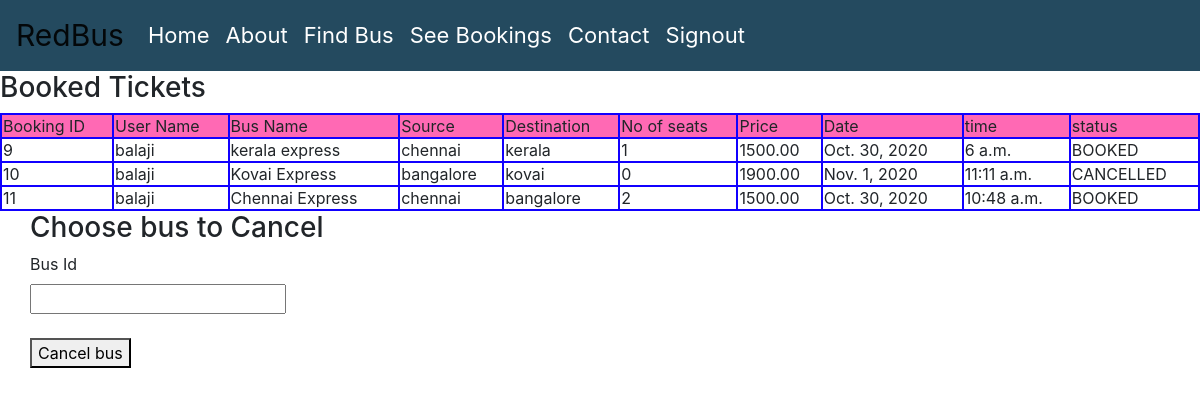
/seebookings (signed in), run on the app's committed database.
### redbus/models.py (models this page shows, shortened)
class Book(models.Model):
         BOOKED='B'
         CANCELLED='C'
         TICKET_STATUSES=((BOOKED,'Booked'),
                         (CANCELLED,'Cancelled'))
         email=models.EmailField()
         name=models.CharField(max_length=30)
         userid=models.DecimalField(decimal_places=0, max_digits=2)
         busid=models.DecimalField(decimal_places=0, max_digits=2)
         bus_name=models.CharField(max_length=30)
         source=models.CharField(max_length=30)
         dest=models.CharField(max_length=30)
         nos=models.DecimalField(decimal_places=0, max_digits=2)
         price=models.DecimalField(decimal_places=2, max_digits=6)
         date=models.DateField()
         time=models.TimeField()
         status=models.CharField(choices=TICKET_STATUSES,default=BOOKED, max_length=2)

### redbus/views.py (the view)
# urls.py: path('seebookings',views.seebookings,name='seebookings'),
@login_required(login_url='signin')
def seebookings(request,new={}):
         context={}
         id_r=request.user.id
         book_list=Book.objects.filter(userid=id_r)
         if book_list:
                  return render(request,'myapp/booklist.html',locals())
         else:
                  context["error"]="Sorry no bus booked"
                  return render(request,'myapp/findbus.html',context)

### redbus/templates/myapp/booklist.html (shortened to what this page needs)
{% extends 'myapp/base.html' %}
{% block content %}
<head>
</head>
<h3>Booked Tickets</h3>
<table>
    <thead>
        <td>Booking ID</td>
        <td>User Name</td>
        <td>Bus Name</td>
        <td>Source</td>
        <td>Destination</td>
        <td>No of seats</td>
        <td>Price</td>
        <td>Date</td>
        <td>time</td>
        <td>status</td>
    </thead>
    {% for row in book_list%}
    <tr>
        <td>{{row.id}}</td>
        <td>{{row.name}}</td>
        <td>{{row.bus_name}}</td>
        <td>{{row.source}}</td>
        <td>{{row.dest}}</td>
        <td>{{row.nos}}</td>
        <td>{{row.price}}</td>
        <td>{{row.date}}</td>
        <td>{{row.time}}</td>
        <td>{{row.status}}</td>
    </tr>
    {% endfor %}
</table>
<form method="POST" action="{% url 'cancellings' %}">
    <h3>Choose bus to Cancel</h3>
    <label for="">Bus Id</label>
    <div>
        <input type="number" name="bus_id" >
    </div>
    <br>
    <button type="submit">Cancel bus</button>
</form>
{% endblock %}

### redbus/templates/myapp/base.html (shortened to what this page needs)
<html>
    <head>
        <link rel="stylesheet" href="https://cdn.jsdelivr.net/npm/bootstrap@4.5.3/dist/css/bootstrap.min.css">
    </head>
    <body>
        <nav class="navbar navbar-expand-lg navbar-light bg-light">
            <a class="navbar-brand" href="#">RedBus</a>
            <div class="collapse navbar-collapse" id="navbarSupportedContent">
              <ul class="navbar-nav mr-auto">
                <li class="nav-item">
                  <a class="nav-link" href="{% url 'home'%}">Home</a>
                </li>
                <li class="nav-item">
                  <a class="nav-link" href="{% url 'about'%}">About</a>
                </li>
                <li class="nav-item">
                  <a class="nav-link" href="{% url 'findbus'%}">Find Bus</a>
                </li>
                <li class="nav-item">
                    <a class="nav-link" href="{% url 'seebookings' %}">See Bookings</a>
                  </li>
                  <li class="nav-item">
                    <a class="nav-link" href="{% url 'contact' %}">Contact</a>
                  </li>
                  {% if request.user.is_active %}
                  <li class="nav-item">
                    <a class="nav-link" href="{% url 'signout' %}">Signout</a>
                  </li>
                  {% else %}
                  <li class="nav-item">
                    <a class="nav-link" href="{% url 'signin' %}">Login</a>
                  </li>
                  {% endif %}
              </ul>
            </div>
          </nav>
          {% block content %}
          {% endblock %}
    </body>
</html>

### redbus/templates/myapp/base.html (style rules this page uses)
.bg-light { background-color: #244a5f!important; }
.navbar-light .navbar-nav .nav-link { color: rgb(255 255 255); font-size: 22px; }
.navbar-brand { font-size: 30px; }

### redbus/templates/myapp/booklist.html (style rules this page uses)
table { width: 100%; }
thead,tr,td { border: 2px solid rgb(17, 0, 255); }
thead { background-color: hotpink; }
form { margin-left: 30px; }

### data on the page
Book: id "9", name "balaji", bus_name "kerala express", source "chennai", dest "kerala", nos "1", price "1500.00", date "Oct. 30, 2020", time "6 a.m.", status "BOOKED"
Book: id "10", name "balaji", bus_name "Kovai Express", source "bangalore", dest "kovai", nos "0", price "1900.00", date "Nov. 1, 2020", time "11:11 a.m.", status "CANCELLED"
Book: id "11", name "balaji", bus_name "Chennai Express", source "chennai", dest "bangalore", nos "2", price "1500.00", date "Oct. 30, 2020", time "10:48 a.m.", status "BOOKED"
